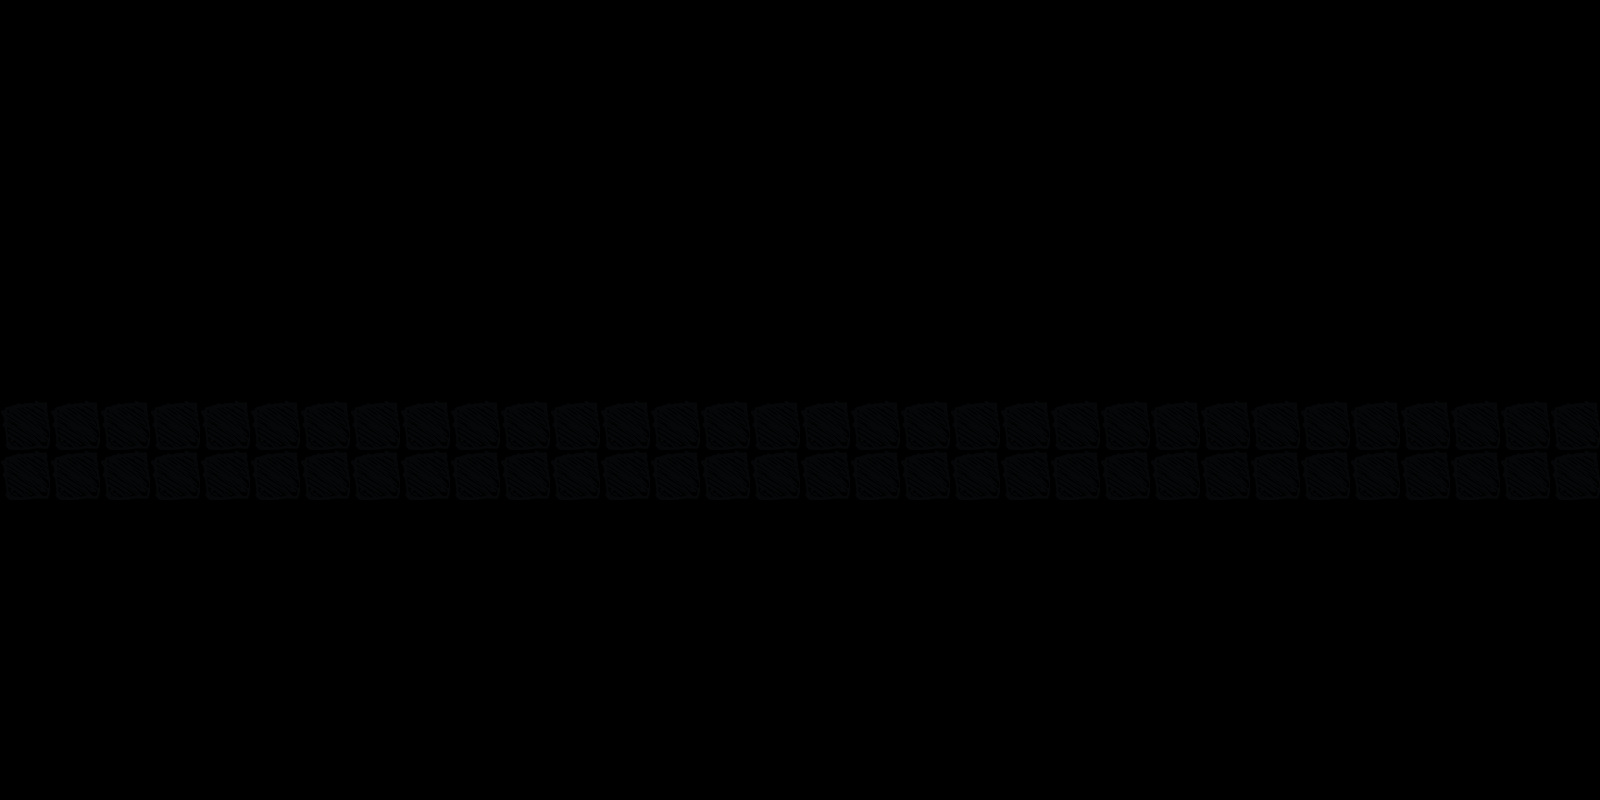

A level layout from a 2D game, rendered from its tile map. Below: a short description, then the map file with its tile-grid data intact:
An orthogonal 32x16 tile map with 50x50 px tiles, 1 tile layer (Tile Layer 1).

<map version="1.2" tiledversion="1.2.0" orientation="orthogonal" renderorder="right-down" width="32" height="16" tilewidth="50" tileheight="50" infinite="0" nextlayerid="3" nextobjectid="1">
 <tileset firstgid="1" source="../blocks.tsx" />
 <layer id="2" name="Tile Layer 1" width="32" height="16">
  <data encoding="csv">
0,0,0,0,0,0,0,0,0,0,0,0,0,0,0,0,0,0,0,0,0,0,0,0,0,0,0,0,0,0,0,0,
0,0,0,0,0,0,0,0,0,0,0,0,0,0,0,0,0,0,0,0,0,0,0,0,0,0,0,0,0,0,0,0,
0,0,0,0,0,0,0,0,0,0,0,0,0,0,0,0,0,0,0,0,0,0,0,0,0,0,0,0,0,0,0,0,
0,0,0,0,0,0,0,0,0,0,0,0,0,0,0,0,0,0,0,0,0,0,0,0,0,0,0,0,0,0,0,0,
0,0,0,0,0,0,0,0,0,0,0,0,0,0,0,0,0,0,0,0,0,0,0,0,0,0,0,0,0,0,0,0,
0,0,0,0,0,0,0,0,0,0,0,0,0,0,0,0,0,0,0,0,0,0,0,0,0,0,0,0,0,0,0,0,
0,0,0,0,0,0,0,0,0,0,0,0,0,0,0,0,0,0,0,0,0,0,0,0,0,0,0,0,0,0,0,0,
0,0,0,0,0,0,0,0,0,0,0,0,0,0,0,0,0,0,0,0,0,0,0,0,0,0,0,0,0,0,0,0,
1,1,1,1,1,1,1,1,1,1,1,1,1,1,1,1,1,1,1,1,1,1,1,1,1,1,1,1,1,1,1,1,
1,1,1,1,1,1,1,1,1,1,1,1,1,1,1,1,1,1,1,1,1,1,1,1,1,1,1,1,1,1,1,1,
0,0,0,0,0,0,0,0,0,0,0,0,0,0,0,0,0,0,0,0,0,0,0,0,0,0,0,0,0,0,0,0,
0,0,0,0,0,0,0,0,0,0,0,0,0,0,0,0,0,0,0,0,0,0,0,0,0,0,0,0,0,0,0,0,
0,0,0,0,0,0,0,0,0,0,0,0,0,0,0,0,0,0,0,0,0,0,0,0,0,0,0,0,0,0,0,0,
0,0,0,0,0,0,0,0,0,0,0,0,0,0,0,0,0,0,0,0,0,0,0,0,0,0,0,0,0,0,0,0,
0,0,0,0,0,0,0,0,0,0,0,0,0,0,0,0,0,0,0,0,0,0,0,0,0,0,0,0,0,0,0,0,
0,0,0,0,0,0,0,0,0,0,0,0,0,0,0,0,0,0,0,0,0,0,0,0,0,0,0,0,0,0,0,0
</data>
 </layer>
</map>
